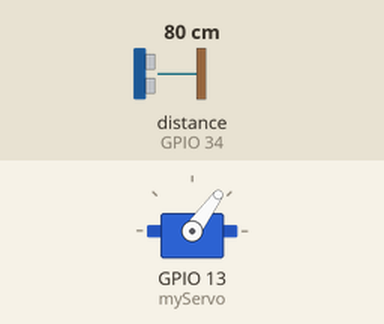
Recording of a sketch running on a simulated ESP32. Shown: servo. Wiring (inferred from the names in the program): ultrasonic range finder: trigger GPIO 32; echo GPIO 34. The test bench sets the inputs (shaded band); at power-on: distance to the obstacle (sensor on GPIO 34) 80 cm. The echo pulse lasts 58.3 µs per cm; what the sketch prints to the serial monitor is not drawn.

Above: at 1.2 s.
1.3 s: distance to the obstacle (sensor on GPIO 34) set to 2 cm
At 1.68 s:
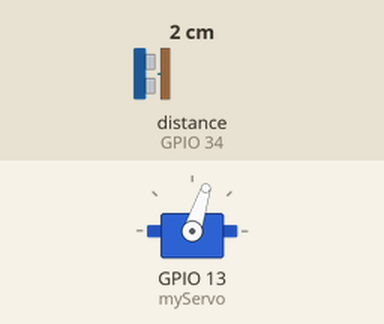
4.3 s: distance to the obstacle (sensor on GPIO 34) set to 250 cm
At 5.0 s:
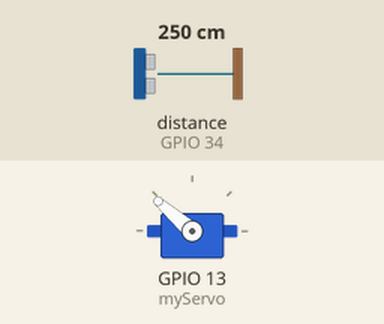
Timing chart, 0 to 13.3 s (numbered marks = the images above; inputs shaded):
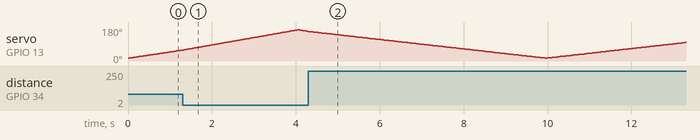

The sketch:

radar.ino
```cpp
#include <ESP32Servo.h>

// Updated pin setup
const int trigPin = 32;  // OUTPUT-capable pin
const int echoPin = 34;  // INPUT-only pin
// Variables for the duration and the distance

long duration;

int distance;

Servo myServo; // Creates a servo object for controlling the servo motor

void setup() {

  pinMode(trigPin, OUTPUT); // Sets the trigPin as an Output

  pinMode(echoPin, INPUT); // Sets the echoPin as an Input

  Serial.begin(9600);

  myServo.attach(13); // Defines on which pin is the servo motor attached

}

void loop() {

  // rotates the servo motor from 15 to 165 degrees

  for(int i=15;i<=165;i++){

  myServo.write(i);

  delay(25);

  distance = calculateDistance();// Calls a function for calculating the distance measured by the Ultrasonic sensor for each degree


  Serial.print(i); // Sends the current degree into the Serial Port

  Serial.print(","); // Sends addition character right next to the previous value needed later in the Processing IDE for indexing

  Serial.print(distance); // Sends the distance value into the Serial Port

  Serial.print("."); // Sends addition character right next to the previous value needed later in the Processing IDE for indexing

  }

  // Repeats the previous lines from 165 to 15 degrees

  for(int i=165;i>15;i--){

  myServo.write(i);

  delay(25);

  distance = calculateDistance();

  Serial.print(i);

  Serial.print(",");

  Serial.print(distance);

  Serial.print(".");

  }

}

// Function for calculating the distance measured by the Ultrasonic sensor

int calculateDistance(){


  digitalWrite(trigPin, LOW);

  delayMicroseconds(2);

  // Sets the trigPin on HIGH state for 10 micro seconds

  digitalWrite(trigPin, HIGH);

  delayMicroseconds(10);

  digitalWrite(trigPin, LOW);

  duration = pulseIn(echoPin, HIGH); // Reads the echoPin, returns the sound wave travel time in microseconds

  distance= duration*0.034/2;

  return distance;

}
```
